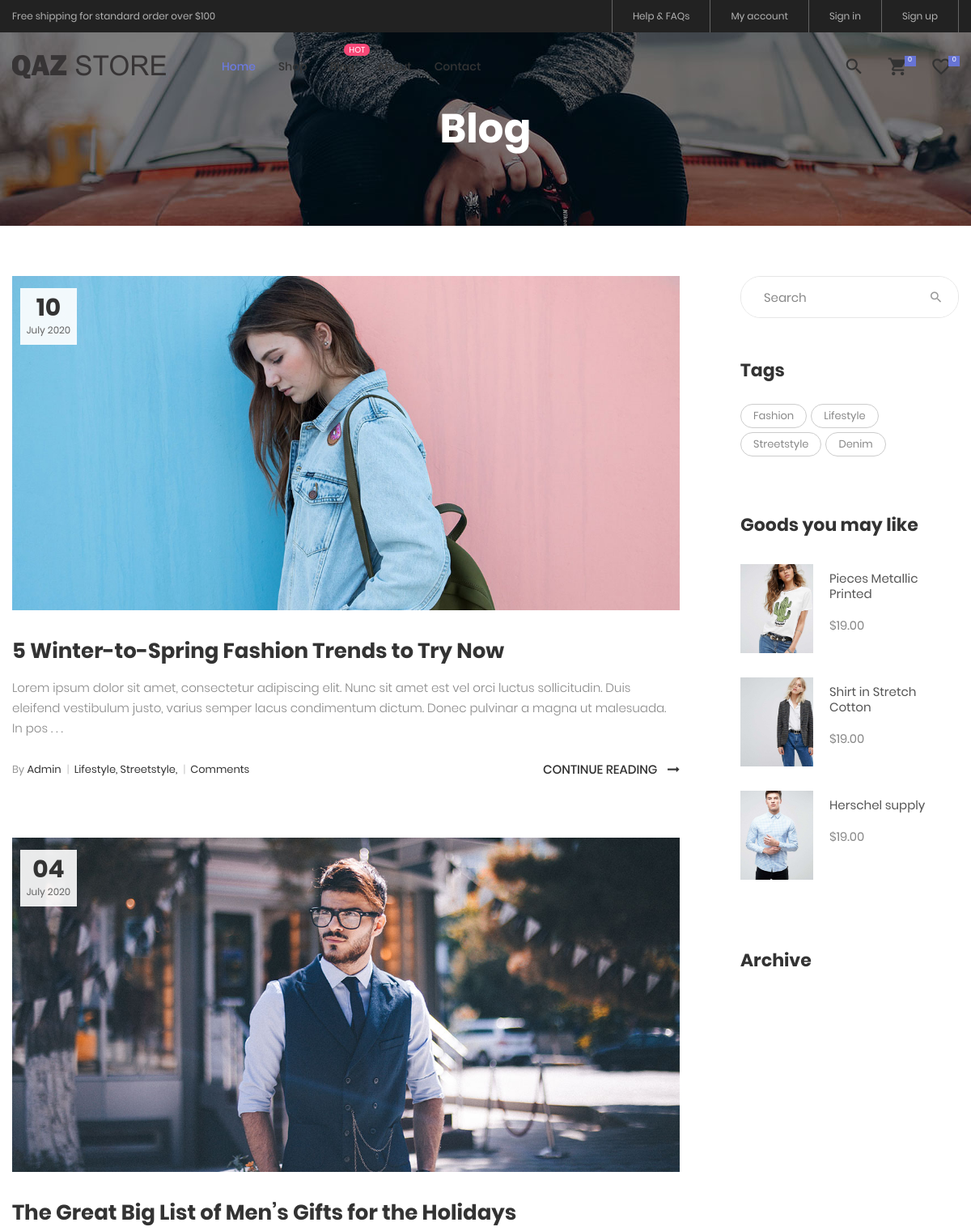
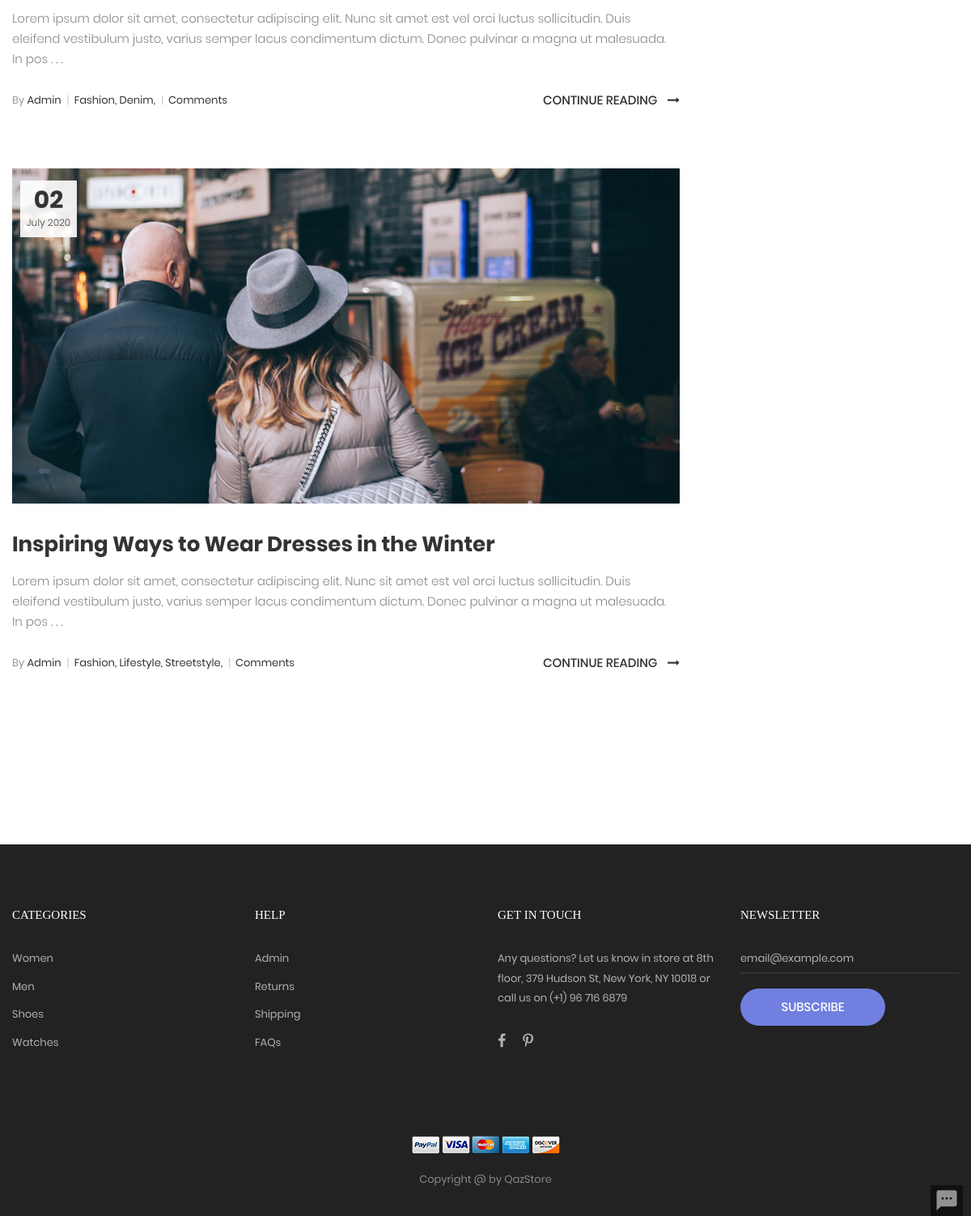
Screenshot of /blog/ with the database file from the repository (2 pictures, top to bottom).
### Blog/models.py (models this page shows, shortened)
class Blog(models.Model):
  blog_title = models.CharField(max_length=250)
  blog_content = models.TextField()
  blog_img = models.ImageField(upload_to='imagesDB')
  blog_admin = models.ForeignKey(User,null = True,on_delete= models.CASCADE)
  blog_tags = models.ManyToManyField(BlogTags)
  is_active = models.BooleanField(default=True)
  created_time = models.DateTimeField(auto_now_add=True,auto_now=False)
  updated_time = models.DateTimeField(auto_now_add=False,auto_now=True)
  class Meta:
    verbose_name = "Блог"
    verbose_name_plural = "Блог"
    ordering = ["-created_time"]

class BlogTags(models.Model):
  tag_name = models.CharField(max_length=20)
  is_active = models.BooleanField(default=True)
  created_time = models.DateTimeField(auto_now_add=True,auto_now=False)
  updated_time = models.DateTimeField(auto_now_add=False,auto_now=True)
  class Meta:
    verbose_name = "Теги"
    verbose_name_plural = "Тег"

### Products/models.py (models this page shows, shortened)
class ProductImage(models.Model):
    ProductName = models.ForeignKey(Products, on_delete = models.CASCADE)
    img = models.ImageField(upload_to='imagesDB')
    is_active = models.BooleanField(default=True)
    is_main = models.BooleanField(default=False)
    created_time = models.DateTimeField(auto_now_add=True, auto_now=False)
    updated_time = models.DateTimeField(auto_now_add=False, auto_now=True)
    class Meta:
      verbose_name = 'Изображение товара'
      verbose_name_plural = 'Изображение товаров'
    class Meta:
        ordering =['-created_time']

class Products(models.Model):
    category = models.ForeignKey(Category,on_delete = models.CASCADE, null = True)
    name = models.CharField(max_length = 20)
    price = models.IntegerField()
    is_active = models.BooleanField(default=True, null=True)
    elect = models.BooleanField(default= False, null = True)
    size = models.ManyToManyField(Size_products)
    color = models.ManyToManyField(Color_products)
    description = models.TextField(null = True)
    short_descrip = models.TextField(max_length=400,null=True)
    avg_rating = models.DecimalField(max_digits=10, decimal_places=2, default=0)
    best_seller = models.IntegerField(default=0)
    created_time = models.DateTimeField(auto_now_add=True, auto_now=False)
    updated_time = models.DateTimeField(auto_now_add=False, auto_now=True)
    class Meta:
        verbose_name='Товар'
        verbose_name_plural = 'Товары'

### Blog/views.py (the view)
# urls.py: 2. Add a URL to urlpatterns:  path('blog/', include('blog.urls'))
def blog(request):
  blog_contents = Blog.objects.filter(is_active = True)
  blog_tags = BlogTags.objects.filter(is_active = True)
  products_may_like = ProductImage.objects.filter(is_active = True, is_main = True).order_by("-created_time")[:3]
  number_comment = CommentBlog.objects.filter(is_active=True)
  paginator = Paginator(blog_contents,3)
  page_number = request.GET.get('page',1)
  page = paginator.get_page(page_number)
  is_paginated = page.has_other_pages()
  context = {}
  context['page_object']=page
  context['is_paginated']=is_paginated
  context['blog_tags']=blog_tags
  context['products_may_like']=products_may_like
  return render(request,"blog/blog.html", context=context)

### Products/context_processors.py (called while the page is built)
def getting_basket_info(request):
    user = request.user
    session_key = request.session.session_key
    if request.user.is_authenticated:
        room = RoomChat.objects.filter(Q(assistant=request.user) | Q(customer=request.user))
        product_in_basket_for_total_price = ProductsInBasket.objects.filter(user=user)
        products_in_minibasket = ProductsInBasket.objects.filter(user=user,is_active = True)
        products_total_nmb = products_in_minibasket.count()
        total_price = 0
        for i in product_in_basket_for_total_price:
          total_price = total_price + i.total_price
    else:
        products_total_nmb = 0
        total_price = 0
    return locals()

def getting_wishlist_info(request):
    user = request.user
    session_key = request.session.session_key
    if request.user.is_authenticated:
        wishlist_total_nmb = ProductsInWishlist.objects.filter(user=user,is_active = True).count()
    else:
        wishlist_total_nmb = 0
    return locals()

### templates/blog/blog.html (shortened to what this page needs)
{% extends "mainApp/base.html" %}
{% load static %}
{% load i18n %}
{% block content %}
<section class="bg-img1 txt-center p-lr-15 p-tb-92" style="background-image: url('/static/images/bg-02.jpg');">
  <h2 class="ltext-105 cl0 txt-center">
    Blog
  </h2>
</section>
<section class="bg0 p-t-62 p-b-60">
  <div class="container">
    <div class="row">
      <div class="col-md-8 col-lg-9 p-b-80">
        <div class="p-r-45 p-r-0-lg">
          {%for blog_content in page_object.object_list%}
          <div class="p-b-63">
            <a href="/blog/{{blog_content.id}}" class="hov-img0 how-pos5-parent">
              <img src="{{blog_content.blog_img.url}}" alt="IMG-BLOG">
              <div class="flex-col-c-m size-123 bg9 how-pos5">
                <span class="ltext-107 cl2 txt-center">
                  {{blog_content.created_time | date:"d"}}
                </span>
                <span class="stext-109 cl3 txt-center">
                  {% language 'en' %}
                    {{blog_content.created_time|date:"F"}}
                  {% endlanguage %}
                  {{blog_content.created_time.year}}
                </span>
              </div>
            </a>
            <div class="p-t-32">
              <h4 class="p-b-15">
                <a href="/blog/{{blog_content.id}}" class="ltext-108 cl2 hov-cl1 trans-04">
                  {{blog_content.blog_title}}
                </a>
              </h4>
              <p class="stext-117 cl6">
              {{blog_content.blog_content|slice:":220"}}  . . .             </p>
              <div class="flex-w flex-sb-m p-t-18">
                <span class="flex-w flex-m stext-111 cl2 p-r-30 m-tb-10">
                  <span>
                    <span class="cl4">By</span> Admin
                    <span class="cl12 m-l-4 m-r-6">|</span>
                  </span>
                  <span>
                    {%for tag in blog_content.blog_tags.all%}
                    {{tag.tag_name}},
                    {%endfor%}
                    <span class="cl12 m-l-4 m-r-6">|</span>
                  </span>
                  <span>
                    {{blog_content.comment_number}} Comments
                  </span>
                </span>
                <a href="/blog/{{blog_content.id}}" class="stext-101 cl2 hov-cl1 trans-04 m-tb-10">
                  Continue Reading
                  <i class="fa fa-long-arrow-right m-l-9"></i>
                </a>
              </div>
            </div>
          </div>
          {%endfor%}
        </div>
      </div>
      <div class="col-md-4 col-lg-3 p-b-80">
        <div class="side-menu">
          <form action="{%url 'search_article'%}" method="GET">
            <div class="bor17 of-hidden pos-relative">
              <input class="stext-103 cl2 plh4 size-116 p-l-28 p-r-55" type="text" name="search-article" placeholder="Search">
              <button class="flex-c-m size-122 ab-t-r fs-18 cl4 hov-cl1 trans-04">
                <i class="zmdi zmdi-search"></i>
              </button>
            </div>
        </form>
          <div class="p-t-50">
            <h4 class="mtext-112 cl2 p-b-27">
              Tags
            </h4>
            <div class="flex-w m-r--5">
              {%for tag in blog_tags%}
              <a href="#" class="flex-c-m stext-107 cl6 size-301 bor7 p-lr-15 hov-tag1 trans-04 m-r-5 m-b-5">
                {{tag.tag_name}}
              </a>
              {%endfor%}
            </div>
          </div>
          <div class="p-t-65">
            <h4 class="mtext-112 cl2 p-b-33">
              Goods you may like
            </h4>
            <ul>
              {% for product in products_may_like %}
              <li class="flex-w flex-t p-b-30">
                <a href="#" class="wrao-pic-w size-214 hov-ovelay1 m-r-20">
                  <img width="90px" height="110px" src="{{product.img.url}}" alt="PRODUCT">
                </a>
                <div class="size-215 flex-col-t p-t-8">
                  <a href="#" class="stext-116 cl8 hov-cl1 trans-04">
                    {{product.ProductName.name}}
                  </a>
                  <span class="stext-116 cl6 p-t-20">
                    $19.00
                  </span>
                </div>
              </li>
              {%endfor%}
            </ul>
          </div>
          <div class="p-t-55">
            <h4 class="mtext-112 cl2 p-b-20">
              Archive
            </h4>
          </div>
        </div>
      </div>
    </div>
  </div>
</section>
{% endblock content%}

### static/css/main.css (style rules this page uses)
.container { max-width: 1380px; }
@media (max-width: 1600px) { .container { max-width: 1200px; } }
.cl0 { color: #fff; }
.cl2 { color: #333; }
.cl3 { color: #666; }
.cl4 { color: #999; }
.cl6 { color: #888; }
.cl8 { color: #555; }
.cl12 { color: #ccc; }
.stext-101 { font-family: Poppins-Medium; font-size: 15px; line-height: 1.466667; text-transform: uppercase; }
.stext-103 { font-family: Poppins-Regular; font-size: 15px; line-height: 1.466667; }
.stext-107 { font-family: Poppins-Regular; font-size: 13px; line-height: 1.923; }
.stext-109 { font-family: Poppins-Regular; font-size: 12px; line-height: 1.833333; }
.stext-111 { font-family: Poppins-Regular; font-size: 13px; line-height: 1.6923; }
.stext-116 { font-family: Poppins-Regular; font-size: 15px; line-height: 1.266667; }
.stext-117 { font-family: Poppins-Light; font-size: 15px; line-height: 1.666667; }
.mtext-112 { font-family: Poppins-Bold; font-size: 22px; line-height: 1.333333; }
.ltext-105 { font-family: Poppins-Bold; font-size: 50px; line-height: 1.1; }
.ltext-107 { font-family: Poppins-Bold; font-size: 30px; line-height: 1.1; }
.ltext-108 { font-family: Poppins-Bold; font-size: 26px; line-height: 1.3846; }
.size-116 { width: 100%; height: 50px; }
.size-122 { width: 55px; height: 100%; }
.size-123 { width: 70px; min-height: 70px; }
.size-214 { width: 90px; }
.size-215 { width: calc(100% - 110px); }
.size-301 { min-height: 30px; }
.bg0 { background-color: #fff; }
.bg9 { background-color: rgba(255,255,255,0.9); }
.bg-img1 { background-size: cover; background-position: center center; background-repeat: no-repeat; }
.bor7 { border: 1px solid #ccc; border-radius: 15px; }
.bor17 { border: 1px solid #e6e6e6; border-radius: 25px; }
.how-pos5-parent { position: relative; }
.how-pos5 { position: absolute; top: 15px; left: 10px; }
.hov-img0 { display: block; overflow: hidden; }
.hov-img0 img { width: 100%; -webkit-transition: transform 0.9s ease; -o-transition: transform 0.9s ease; -moz-transition: transform 0.9s ease; transition: transform 0.9s ease; }
.hov-ovelay1 { position: relative; }
.hov-ovelay1::after { content: ""; display: block; position: absolute; width: 100%; height: 100%; top: 0; left: 0; background: rgba(103,117,214,0.8); opacity: 0; transition: all 0.3s; -webkit-transition: all 0.3s; -o-transition: all 0.3s; -moz-transition: all 0.3s; }

### rows the page displays
Blog: blog_img (picture), created_time "10", created_time "July", created_time.year "2020", blog_title "5 Winter-to-Spring Fashion Trends to Try Now", blog_content "Lorem ipsum dolor sit amet, consectetur adipiscing elit. Nunc sit amet est vel orci luctus sollicitudin. Duis eleifend vestibulum justo, varius semper lacus condimentum dictum. Donec pulvinar a magna ut malesuada. In pos"
BlogTags: tag_name "Lifestyle"
BlogTags: tag_name "Streetstyle"
Blog: blog_img (picture), created_time "04", created_time "July", created_time.year "2020", blog_title "The Great Big List of Men’s Gifts for the Holidays", blog_content "Lorem ipsum dolor sit amet, consectetur adipiscing elit. Nunc sit amet est vel orci luctus sollicitudin. Duis eleifend vestibulum justo, varius semper lacus condimentum dictum. Donec pulvinar a magna ut malesuada. In pos"
BlogTags: tag_name "Fashion"
BlogTags: tag_name "Denim"
Blog: blog_img (picture), created_time "02", created_time "July", created_time.year "2020", blog_title "Inspiring Ways to Wear Dresses in the Winter", blog_content "Lorem ipsum dolor sit amet, consectetur adipiscing elit. Nunc sit amet est vel orci luctus sollicitudin. Duis eleifend vestibulum justo, varius semper lacus condimentum dictum. Donec pulvinar a magna ut malesuada. In pos"
ProductImage: img (picture), ProductName.name "Pieces Metallic Printed"
ProductImage: img (picture), ProductName.name "Shirt in Stretch Cotton"
ProductImage: img (picture), ProductName.name "Herschel supply"

### other values shown
{{ products_total_nmb }} "0"
{{ wishlist_total_nmb }} "0"
